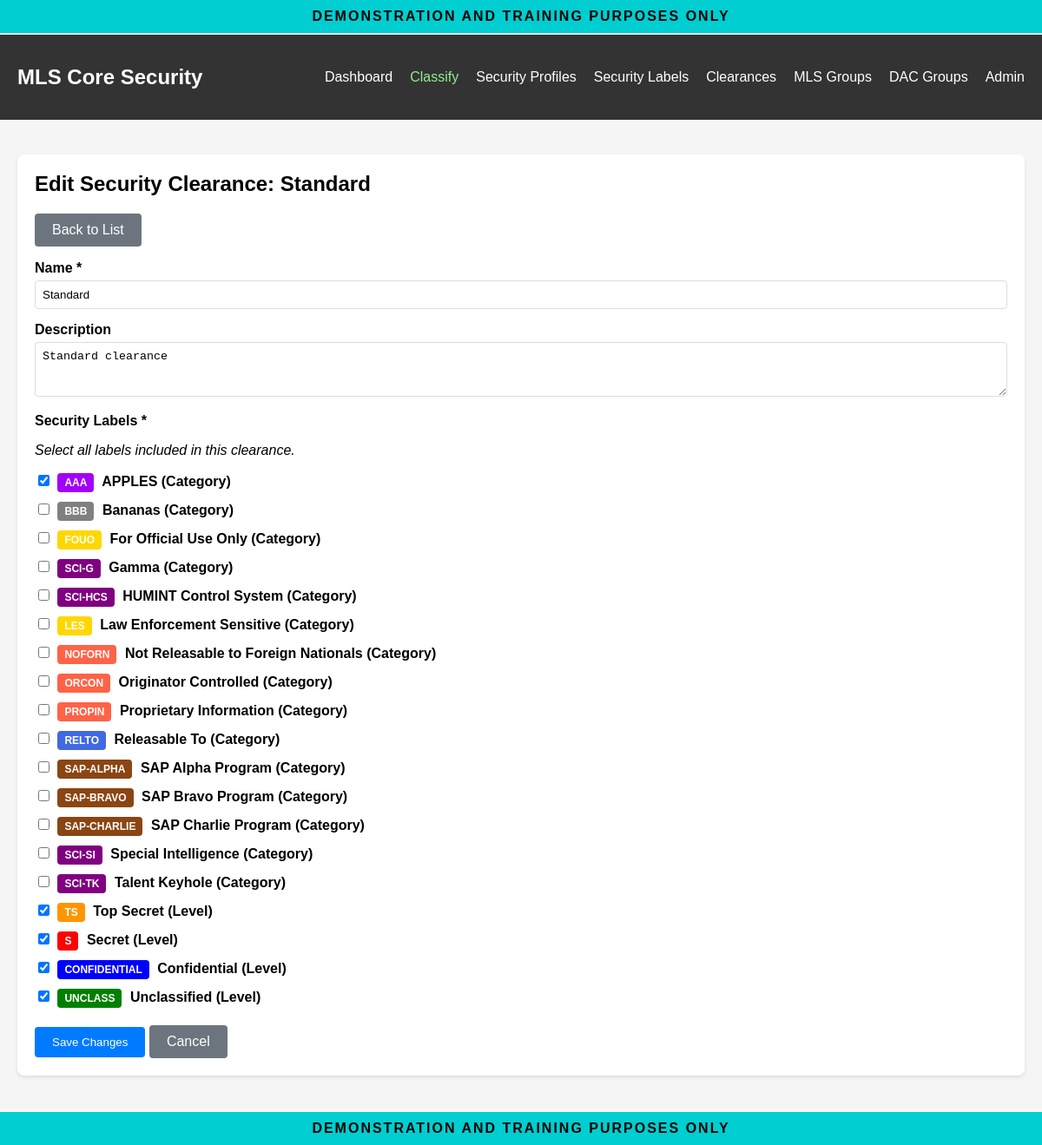
The app's page /mls/clearances/1/edit/ (signed in) with its own data.
### mls_core/models.py (models this page shows, shortened)
class SecurityClearance(models.Model):
    name = models.CharField(
        max_length=100,
        blank=True,
        help_text="Optional name for this clearance/classification"
    )
    securities = models.ManyToManyField(
        SecurityLabel,
        related_name="clearances",
        blank=True,
        help_text="The set of security labels"
    )
    description = models.TextField(
        blank=True,
        help_text="Description of this clearance level"
    )
    created_at = models.DateTimeField(auto_now_add=True)
    updated_at = models.DateTimeField(auto_now=True)
    class Meta:
        verbose_name = "Security Clearance"
        verbose_name_plural = "Security Clearances"

class SecurityLabel(models.Model):
    class LabelType(models.TextChoices):
        LEVEL = "LVL", "Level"
        CATEGORY = "CAT", "Category"
    short_code = models.CharField(
        max_length=10,
        unique=True,
        help_text="Short code (e.g., 'TS', 'S', 'CRYPTO')"
    )
    name = models.CharField(
        max_length=100,
        help_text="Full name of the label"
    )
    label_type = models.CharField(
        max_length=3,
        choices=LabelType.choices,
        default=LabelType.CATEGORY,
        help_text="Level (hierarchical) or Category (compartment)"
    )
    rank = models.IntegerField(
        default=0,
        help_text="For levels: higher rank = more sensitive. Categories ignore this."
    )
    description = models.TextField(
        blank=True,
        help_text="Description of what this label means"
    )
    color = models.CharField(
        max_length=7,
        default="#808080",
        help_text="Color code for display (hex format)"
    )
    created_at = models.DateTimeField(auto_now_add=True)
    updated_at = models.DateTimeField(auto_now=True)
    class Meta:
        ordering = ['label_type', '-rank', 'name']
        verbose_name = "Security Label"
        verbose_name_plural = "Security Labels"
        permissions = [
            ("manage_labels", "Can manage security labels"),
        ]

### mls_core/views.py (the view, shortened to what this page needs)
# urls.py: path('clearances/<int:clearance_id>/edit/', views.clearance_edit, name='clearance_edit'),
@login_required
@permission_required('mls_core.senior_security_manager', raise_exception=True)
def clearance_edit(request, clearance_id):
    clearance = get_object_or_404(SecurityClearance, pk=clearance_id)
    context = {
        'clearance': clearance,
        'labels': SecurityLabel.objects.all(),
    }
    return render(request, 'mls_core/clearance_edit.html', context)

### mls_core/templates/mls_core/clearance_edit.html (shortened to what this page needs)
{% extends "mls_core/base.html" %}
{% block content %}
<div class="card">
    <h2>Edit Security Clearance: {{ clearance.name }}</h2>
    <p><a href="{% url 'mls_core:clearance_list' %}" class="btn btn-secondary">Back to List</a></p>
    <form method="post">
        <div class="form-group">
            <label for="name">Name *</label>
            <input type="text" id="name" name="name" required maxlength="100" value="{{ clearance.name }}">
        </div>
        <div class="form-group">
            <label for="description">Description</label>
            <textarea id="description" name="description" rows="3">{{ clearance.description }}</textarea>
        </div>
        <div class="form-group">
            <label>Security Labels *</label>
            <p><em>Select all labels included in this clearance.</em></p>
            {% for label in labels %}
                <div>
                    <label>
                        <input type="checkbox" name="securities" value="{{ label.id }}"
                               {% if label in clearance.securities.all %}checked{% endif %}>
                        <span class="label-badge" style="background-color: {{ label.color }};">
                            {{ label.short_code }}
                        </span>
                        {{ label.name }} ({{ label.get_label_type_display }})
                    </label>
                </div>
            {% empty %}
                <p class="message warning">No security labels available. Please create labels first.</p>
            {% endfor %}
        </div>
        <button type="submit" class="btn">Save Changes</button>
        <a href="{% url 'mls_core:clearance_list' %}" class="btn btn-secondary">Cancel</a>
    </form>
</div>
{% endblock %}

### mls_core/templates/mls_core/base.html (style rules this page uses)
body { font-family: Arial, sans-serif; margin: 0; padding: 0; background-color: #f5f5f5; padding-top: 40px; padding-bottom: 40px; }
.card { background-color: white; padding: 20px; border-radius: 8px; box-shadow: 0 2px 4px rgba(0,0,0,0.1); margin-bottom: 20px; }
.card h2 { margin-top: 0; }
.btn { display: inline-block; padding: 10px 20px; background-color: #007bff; color: white; text-decoration: none; border-radius: 4px; border: none; cursor: pointer; }
.btn-secondary { background-color: #6c757d; }
.form-group { margin-bottom: 15px; }
.form-group label { display: block; margin-bottom: 5px; font-weight: bold; }
.form-group input[type="text"], .form-group input[type="number"], .form-group input[type="date"], .form-group select, .form-group textarea { width: 100%; padding: 8px; border: 1px solid #ddd; border-radius: 4px; box-sizing: border-box; }
.form-group input[type="checkbox"] { margin-right: 5px; }
.label-badge { display: inline-block; padding: 4px 8px; border-radius: 4px; margin-right: 5px; margin-bottom: 5px; font-size: 12px; color: white; }

### records on screen
SecurityClearance: name "Standard", description "Standard clearance"
SecurityLabel: securities "☑", short_code "AAA", name "APPLES", label_type "Category"
SecurityLabel: short_code "BBB", name "Bananas", label_type "Category"
SecurityLabel: short_code "FOUO", name "For Official Use Only", label_type "Category"
SecurityLabel: short_code "SCI-G", name "Gamma", label_type "Category"
SecurityLabel: short_code "SCI-HCS", name "HUMINT Control System", label_type "Category"
SecurityLabel: short_code "LES", name "Law Enforcement Sensitive", label_type "Category"
SecurityLabel: short_code "NOFORN", name "Not Releasable to Foreign Nationals", label_type "Category"
SecurityLabel: short_code "ORCON", name "Originator Controlled", label_type "Category"
SecurityLabel: short_code "PROPIN", name "Proprietary Information", label_type "Category"
SecurityLabel: short_code "RELTO", name "Releasable To", label_type "Category"
SecurityLabel: short_code "SAP-ALPHA", name "SAP Alpha Program", label_type "Category"
SecurityLabel: short_code "SAP-BRAVO", name "SAP Bravo Program", label_type "Category"
SecurityLabel: short_code "SAP-CHARLIE", name "SAP Charlie Program", label_type "Category"
SecurityLabel: short_code "SCI-SI", name "Special Intelligence", label_type "Category"
SecurityLabel: short_code "SCI-TK", name "Talent Keyhole", label_type "Category"
SecurityLabel: securities "☑", short_code "TS", name "Top Secret", label_type "Level"
SecurityLabel: securities "☑", short_code "S", name "Secret", label_type "Level"
SecurityLabel: securities "☑", short_code "CONFIDENTIAL", name "Confidential", label_type "Level"
SecurityLabel: securities "☑", short_code "UNCLASS", name "Unclassified", label_type "Level"
